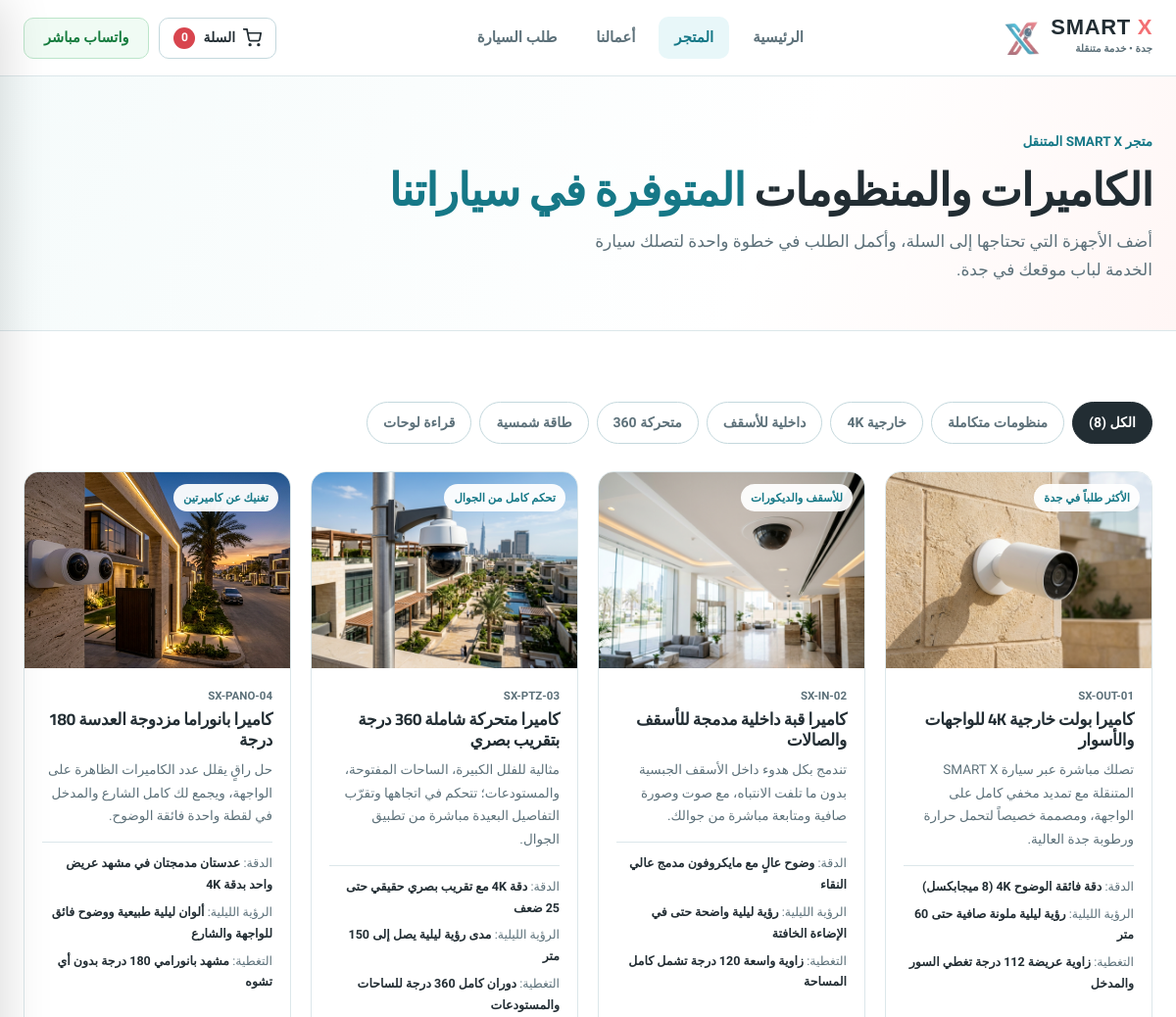
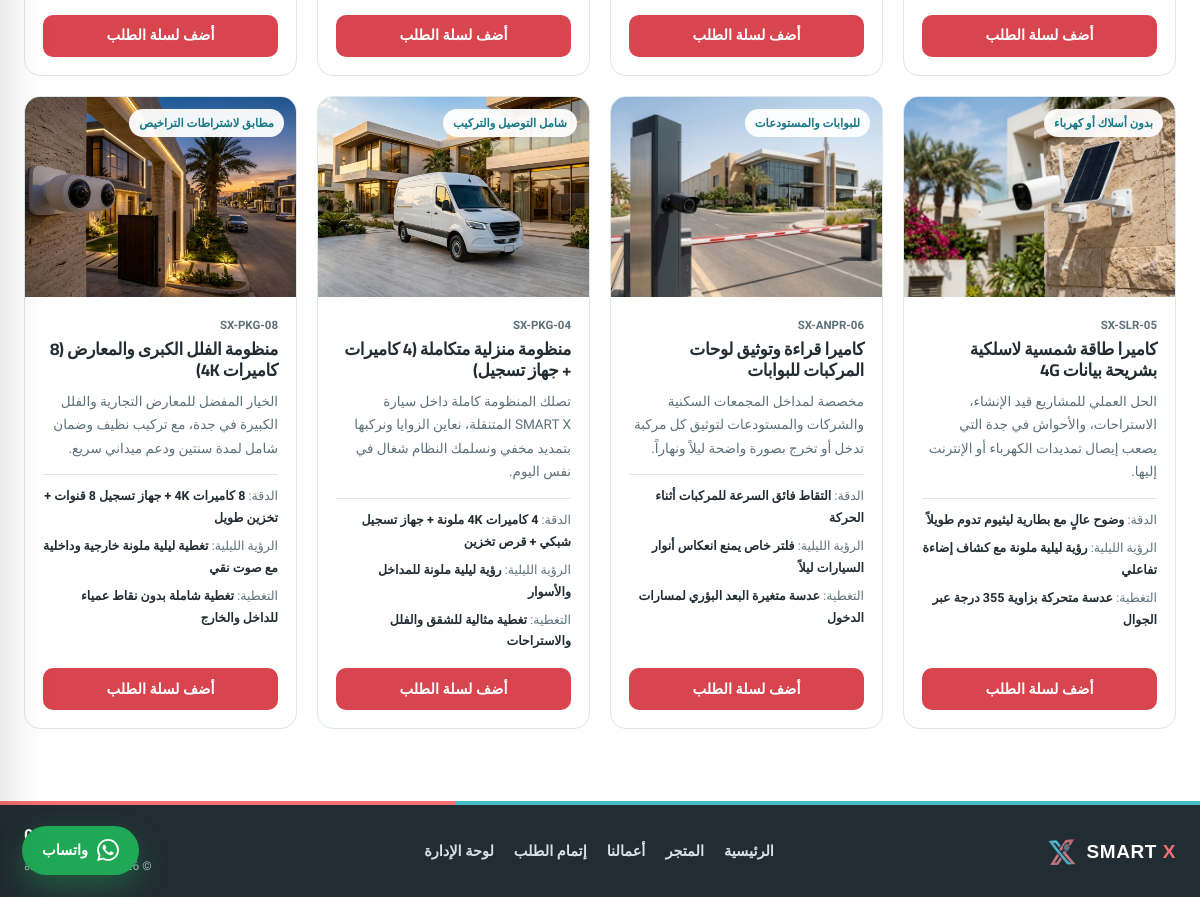
The page /shop.php on the database its author committed (2 pictures, top to bottom).
### tables this page shows
CREATE TABLE cameras (
    id INTEGER PRIMARY KEY AUTOINCREMENT,
    code TEXT NOT NULL,
    name_en TEXT NOT NULL,
    name_ar TEXT NOT NULL,
    category TEXT NOT NULL,
    badge TEXT NOT NULL,
    resolution TEXT NOT NULL,
    night_vision TEXT NOT NULL,
    weatherproof TEXT NOT NULL,
    ai_features TEXT NOT NULL,
    fov TEXT NOT NULL,
    price_from INTEGER NOT NULL,
    description TEXT NOT NULL,
    image_url TEXT NOT NULL,
    sort_order INTEGER NOT NULL DEFAULT 0
);

### includes/Database.php (called while the page is built, shortened)
<?php
final class Database
{
    private static ?PDO $pdo = null;
    public static function connect(): PDO
    {
        if (self::$pdo instanceof PDO) {
            return self::$pdo;
        }
        $dataDir = dirname(__DIR__) . DIRECTORY_SEPARATOR . 'data';
        $dbPath = $dataDir . DIRECTORY_SEPARATOR . 'smartx.sqlite';
        $pdo = new PDO('sqlite:' . $dbPath, null, null, [
            PDO::ATTR_ERRMODE            => PDO::ERRMODE_EXCEPTION,
            PDO::ATTR_DEFAULT_FETCH_MODE => PDO::FETCH_ASSOC,
        ]);
        $pdo->exec('PRAGMA journal_mode = WAL;');
        $pdo->exec('PRAGMA foreign_keys = ON;');
        self::$pdo = $pdo;
        return $pdo;
    }
    public static function getCameras(): array
    {
        $pdo = self::connect();
        return $pdo->query('SELECT * FROM cameras ORDER BY sort_order ASC, id ASC')->fetchAll();
    }
}

### shop.php (the view, shortened to what this page needs)
<?php
require __DIR__ . '/includes/header.php';
$products = Database::getCameras();
$activeCat = (string) ($_GET['cat'] ?? 'all');
?>
<main>
  <section class="page-banner">
    <div class="wrap">
      <span class="kicker">متجر SMART X المتنقل</span>
      <h1>الكاميرات والمنظومات <em>المتوفرة في سياراتنا</em></h1>
      <p>أضف الأجهزة التي تحتاجها إلى السلة، وأكمل الطلب في خطوة واحدة لتصلك سيارة الخدمة لباب موقعك في جدة.</p>
    </div>
  </section>
  <section class="section">
    <div class="wrap">
      <div class="filter-bar" role="tablist" aria-label="تصفية المنتجات">
        <button type="button" class="filter-pill <?= $activeCat === 'all' ? 'active' : '' ?>" data-filter="all">الكل (<?= count($products) ?>)</button>
        <button type="button" class="filter-pill <?= $activeCat === 'bundles' ? 'active' : '' ?>" data-filter="bundles">منظومات متكاملة</button>
        <button type="button" class="filter-pill <?= $activeCat === 'outdoor' ? 'active' : '' ?>" data-filter="outdoor">خارجية 4K</button>
        <button type="button" class="filter-pill <?= $activeCat === 'indoor' ? 'active' : '' ?>" data-filter="indoor">داخلية للأسقف</button>
        <button type="button" class="filter-pill <?= $activeCat === 'ptz' ? 'active' : '' ?>" data-filter="ptz">متحركة 360</button>
        <button type="button" class="filter-pill <?= $activeCat === 'solar' ? 'active' : '' ?>" data-filter="solar">طاقة شمسية</button>
        <button type="button" class="filter-pill <?= $activeCat === 'anpr' ? 'active' : '' ?>" data-filter="anpr">قراءة لوحات</button>
      </div>
      <div class="products-grid-4" id="productGrid">
        <?php foreach ($products as $prod): ?>
          <?php $hidden = ($activeCat !== 'all' && $prod['category'] !== $activeCat); ?>
          <article class="product-card <?= $hidden ? 'is-hidden' : '' ?>" data-category="<?= htmlspecialchars($prod['category']) ?>">
            <div class="product-media">
              <img src="<?= htmlspecialchars($prod['image_url']) ?>" alt="<?= htmlspecialchars($prod['name_ar']) ?>" loading="lazy">
              <span class="prod-badge"><?= htmlspecialchars($prod['badge']) ?></span>
            </div>
            <div class="product-body">
              <small class="prod-sku"><?= htmlspecialchars($prod['code']) ?></small>
              <h3><?= htmlspecialchars($prod['name_ar']) ?></h3>
              <p class="prod-desc"><?= htmlspecialchars($prod['description']) ?></p>
              <ul class="prod-specs">
                <li><span>الدقة:</span> <b><?= htmlspecialchars($prod['resolution']) ?></b></li>
                <li><span>الرؤية الليلية:</span> <b><?= htmlspecialchars($prod['night_vision']) ?></b></li>
                <li><span>التغطية:</span> <b><?= htmlspecialchars($prod['fov']) ?></b></li>
              </ul>
              <button
                type="button"
                class="btn btn-primary btn-block add-to-cart-btn"
                data-id="<?= htmlspecialchars($prod['code']) ?>"
                data-name="<?= htmlspecialchars($prod['name_ar']) ?>"
                data-img="<?= htmlspecialchars($prod['image_url']) ?>"
                data-spec="<?= htmlspecialchars($prod['resolution']) ?>"
              >
                أضف لسلة الطلب
              </button>
            </div>
          </article>
        <?php endforeach; ?>
      </div>
    </div>
  </section>
</main>
<?php require __DIR__ . '/includes/footer.php'; ?>

### style.css (style rules this page uses)
:root { --white: #ffffff; --paper: #fbfcfa; --soft: #f2f8f9; --ink: #222d33; --muted: #5d717a; --line: #dce7ea; --line-strong: #c4d8dd; --teal: #48bdca; --teal-dark: #167887; --teal-soft: #e8f7f9; --coral: #f36f73; --coral-dark: #d8454e; --coral-soft: #fff2f2; --whatsapp: #1fa855; --font-body: 'Tajawal', system-ui, -apple-system, sans-serif; --font-display: 'Cairo', 'Tajawal', sans-serif; --radius-sm: 10px; --radius-md: 16px; --radius-lg: 22px; --shadow: 0 14px 36px -12px rgba(34, 45, 51, 0.08); }
*, *::before, *::after { box-sizing: border-box; }
html { scroll-behavior: smooth; }
body { margin: 0; background: var(--white); color: var(--ink); font: 400 16.5px/1.75 var(--font-body); overflow-x: hidden; -webkit-font-smoothing: antialiased; }
h1, h2, h3, h4 { font-family: var(--font-display); margin-top: 0; color: var(--ink); line-height: 1.25; letter-spacing: -0.02em; }
h1 em, h2 em { font-style: normal; color: var(--teal-dark); }
p { margin-top: 0; }
img { display: block; max-width: 100%; }
button, input, select, textarea { font: inherit; color: inherit; }
.wrap { width: min(1240px, calc(100% - 48px)); margin-inline: auto; }
.btn { display: inline-flex; align-items: center; justify-content: center; gap: 10px; min-height: 42px; padding: 0 20px; border-radius: 10px; border: 1.5px solid transparent; font-weight: 800; font-size: 14.5px; cursor: pointer; transition: all 0.2s ease; white-space: nowrap; }
.btn-block { width: 100%; }
.btn-primary { background: var(--coral-dark); color: #fff; }
.section { padding: 72px 0; }
.kicker { display: inline-block; margin-bottom: 8px; color: var(--teal-dark); font-size: 13.5px; font-weight: 800; }
.page-banner { padding: 52px 0 46px; background: linear-gradient(115deg, #f5fbfb 0%, #ffffff 65%, #fff6f5 100%); border-bottom: 1px solid var(--line); }
.page-banner h1 { font-size: clamp(32px, 3.8vw, 46px); font-weight: 900; margin-bottom: 10px; }
.page-banner p { color: var(--muted); max-width: 620px; margin: 0; font-size: 17px; }
.filter-bar { display: flex; gap: 8px; flex-wrap: wrap; margin-bottom: 28px; }
.filter-pill { padding: 8px 16px; border-radius: 999px; border: 1px solid var(--line-strong); background: #fff; color: var(--muted); font-weight: 700; font-size: 14px; cursor: pointer; }
.filter-pill.active, .filter-pill:hover { background: var(--ink); border-color: var(--ink); color: #fff; }
.products-grid-4 { display: grid; grid-template-columns: repeat(4, 1fr); gap: 20px; }
.product-card { border: 1px solid var(--line); border-radius: var(--radius-md); background: #fff; overflow: hidden; display: flex; flex-direction: column; transition: transform 0.22s ease, box-shadow 0.22s ease; }
.product-media { position: relative; height: 200px; overflow: hidden; background: var(--soft); }
.product-media img { width: 100%; height: 100%; object-fit: cover; }
.prod-badge { position: absolute; top: 12px; right: 12px; padding: 4px 10px; border-radius: 999px; background: rgba(255, 255, 255, 0.94); color: var(--teal-dark); font-size: 11.5px; font-weight: 800; }
.product-body { padding: 18px; display: flex; flex-direction: column; flex: 1; }
.prod-sku { color: var(--muted); font-size: 11.5px; font-weight: 700; margin-bottom: 4px; }
.product-body h3 { font-size: 17px; margin-bottom: 8px; }
.product-body > p { color: var(--muted); font-size: 13.5px; margin-bottom: 14px; }
.prod-specs { list-style: none; padding: 10px 0 0; margin: 0 0 16px; border-top: 1px solid var(--line); display: grid; gap: 6px; font-size: 12.5px; }
.prod-specs span { color: var(--muted); }
.product-body .btn { margin-top: auto; }

### rows shown on the page
cameras: image_url (picture), badge "الأكثر طلباً في جدة", code "SX-OUT-01", name_ar "كاميرا بولت خارجية 4K للواجهات والأسوار", description "تصلك مباشرة عبر سيارة SMART X المتنقلة مع تمديد مخفي كامل على الواجهة، ومصممة خصيصاً لتحمل حرارة ورطوبة جدة العالية.", resolution "دقة فائقة الوضوح 4K (8 ميجابكسل)", night_vision "رؤية ليلية ملونة صافية حتى 60 متر", fov "زاوية عريضة 112 درجة تغطي السور والمدخل"
cameras: image_url (picture), badge "للأسقف والديكورات", code "SX-IN-02", name_ar "كاميرا قبة داخلية مدمجة للأسقف والصالات", description "تندمج بكل هدوء داخل الأسقف الجبسية بدون ما تلفت الانتباه، مع صوت وصورة صافية ومتابعة مباشرة من جوالك.", resolution "وضوح عالٍ مع مايكروفون مدمج عالي النقاء", night_vision "رؤية ليلية واضحة حتى في الإضاءة الخافتة", fov "زاوية واسعة 120 درجة تشمل كامل المساحة"
cameras: image_url (picture), badge "تحكم كامل من الجوال", code "SX-PTZ-03", name_ar "كاميرا متحركة شاملة 360 درجة بتقريب بصري", description "مثالية للفلل الكبيرة، الساحات المفتوحة، والمستودعات؛ تتحكم في اتجاهها وتقرّب التفاصيل البعيدة مباشرة من تطبيق الجوال.", resolution "دقة 4K مع تقريب بصري حقيقي حتى 25 ضعف", night_vision "مدى رؤية ليلية يصل إلى 150 متر", fov "دوران كامل 360 درجة للساحات والمستودعات"
cameras: image_url (picture), badge "تغنيك عن كاميرتين", code "SX-PANO-04", name_ar "كاميرا بانوراما مزدوجة العدسة 180 درجة", description "حل راقٍ يقلل عدد الكاميرات الظاهرة على الواجهة، ويجمع لك كامل الشارع والمدخل في لقطة واحدة فائقة الوضوح.", resolution "عدستان مدمجتان في مشهد عريض واحد بدقة 4K", night_vision "ألوان ليلية طبيعية ووضوح فائق للواجهة والشارع", fov "مشهد بانورامي 180 درجة بدون أي تشوه"
cameras: image_url (picture), badge "بدون أسلاك أو كهرباء", code "SX-SLR-05", name_ar "كاميرا طاقة شمسية لاسلكية بشريحة بيانات 4G", description "الحل العملي للمشاريع قيد الإنشاء، الاستراحات، والأحواش في جدة التي يصعب إيصال تمديدات الكهرباء أو الإنترنت إليها.", resolution "وضوح عالٍ مع بطارية ليثيوم تدوم طويلاً", night_vision "رؤية ليلية ملونة مع كشاف إضاءة تفاعلي", fov "عدسة متحركة بزاوية 355 درجة عبر الجوال"
cameras: image_url (picture), badge "للبوابات والمستودعات", code "SX-ANPR-06", name_ar "كاميرا قراءة وتوثيق لوحات المركبات للبوابات", description "مخصصة لمداخل المجمعات السكنية والشركات والمستودعات لتوثيق كل مركبة تدخل أو تخرج بصورة واضحة ليلاً ونهاراً.", resolution "التقاط فائق السرعة للمركبات أثناء الحركة", night_vision "فلتر خاص يمنع انعكاس أنوار السيارات ليلاً", fov "عدسة متغيرة البعد البؤري لمسارات الدخول"
cameras: image_url (picture), badge "شامل التوصيل والتركيب", code "SX-PKG-04", name_ar "منظومة منزلية متكاملة (4 كاميرات + جهاز تسجيل)", description "تصلك المنظومة كاملة داخل سيارة SMART X المتنقلة، نعاين الزوايا ونركبها بتمديد مخفي ونسلمك النظام شغال في نفس اليوم.", resolution "4 كاميرات 4K ملونة + جهاز تسجيل شبكي + قرص تخزين", night_vision "رؤية ليلية ملونة للمداخل والأسوار", fov "تغطية مثالية للشقق والفلل والاستراحات"
cameras: image_url (picture), badge "مطابق لاشتراطات التراخيص", code "SX-PKG-08", name_ar "منظومة الفلل الكبرى والمعارض (8 كاميرات 4K)", description "الخيار المفضل للمعارض التجارية والفلل الكبيرة في جدة، مع تركيب نظيف وضمان شامل لمدة سنتين ودعم ميداني سريع.", resolution "8 كاميرات 4K + جهاز تسجيل 8 قنوات + تخزين طويل", night_vision "تغطية ليلية ملونة خارجية وداخلية مع صوت نقي", fov "تغطية شاملة بدون نقاط عمياء للداخل والخارج"

### other values the page prints
count($products) "8"
